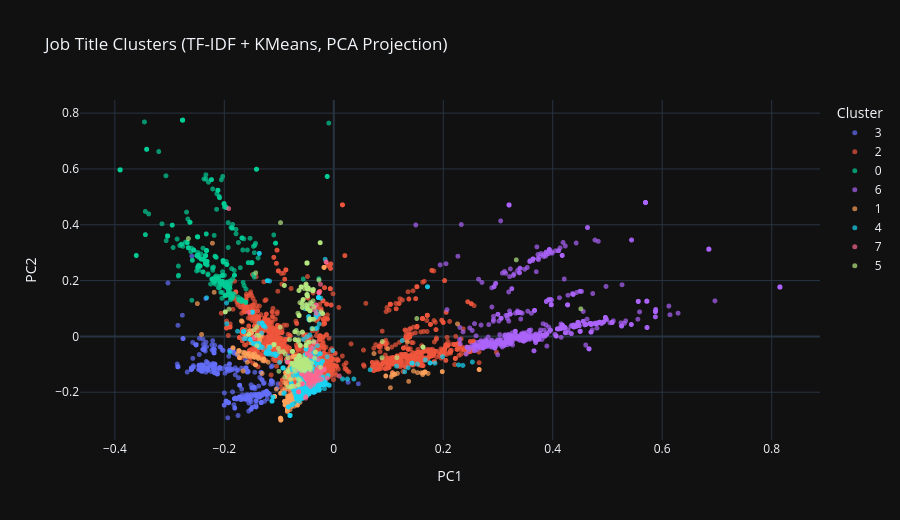

Notebook code for this chart:
### Code cell
# 2-D PCA visualisation
pca  = PCA(n_components=2, random_state=42)
X2d  = pca.fit_transform(X.toarray())

pca_df = pd.DataFrame(X2d, columns=['PC1','PC2'])
pca_df['cluster'] = km.labels_
pca_df['title']   = df_clust['job_title'].values

fig = px.scatter(
    pca_df, x='PC1', y='PC2', color=pca_df['cluster'].astype(str),
    hover_data={'title': True},
    title='Job Title Clusters (TF-IDF + KMeans, PCA Projection)',
    template=PLOTLY_TEMPLATE,
    color_discrete_sequence=px.colors.qualitative.Plotly,
    labels={'color': 'Cluster'}
)
fig.update_traces(marker=dict(size=5, opacity=0.7))
fig.update_layout(height=520)
save_plotly(fig, '02_job_title_clusters')
fig.show()

### Figure 1 — Plotly figure (JSON) as saved in the notebook; plotly's stock layout.template omitted (floating-point values rounded to 4 significant figures; data arrays with more than 128 entries replaced by an {"elided": "..."} marker saying what was removed)
{"data": [{"customdata": {"elided": "799x1 str values"}, "hovertemplate": "Cluster=3<br>PC1=%{x}<br>PC2=%{y}<br>title=%{customdata[0]}<extra></extra>", "legendgroup": "3", "marker": {"color": "#636EFA", "opacity": 0.7, "size": 5, "symbol": "circle"}, "mode": "markers", "name": "3", "showlegend": true, "type": "scattergl", "x": {"elided": "799 float values"}, "xaxis": "x", "y": {"elided": "799 float values"}, "yaxis": "y"}, {"customdata": {"elided": "4718x1 str values"}, "hovertemplate": "Cluster=2<br>PC1=%{x}<br>PC2=%{y}<br>title=%{customdata[0]}<extra></extra>", "legendgroup": "2", "marker": {"color": "#EF553B", "opacity": 0.7, "size": 5, "symbol": "circle"}, "mode": "markers", "name": "2", "showlegend": true, "type": "scattergl", "x": {"elided": "4718 float values"}, "xaxis": "x", "y": {"elided": "4718 float values"}, "yaxis": "y"}, {"customdata": {"elided": "1397x1 str values"}, "hovertemplate": "Cluster=0<br>PC1=%{x}<br>PC2=%{y}<br>title=%{customdata[0]}<extra></extra>", "legendgroup": "0", "marker": {"color": "#00CC96", "opacity": 0.7, "size": 5, "symbol": "circle"}, "mode": "markers", "name": "0", "showlegend": true, "type": "scattergl", "x": {"elided": "1397 float values"}, "xaxis": "x", "y": {"elided": "1397 float values"}, "yaxis": "y"}, {"customdata": {"elided": "1655x1 str values"}, "hovertemplate": "Cluster=6<br>PC1=%{x}<br>PC2=%{y}<br>title=%{customdata[0]}<extra></extra>", "legendgroup": "6", "marker": {"color": "#AB63FA", "opacity": 0.7, "size": 5, "symbol": "circle"}, "mode": "markers", "name": "6", "showlegend": true, "type": "scattergl", "x": {"elided": "1655 float values"}, "xaxis": "x", "y": {"elided": "1655 float values"}, "yaxis": "y"}, {"customdata": {"elided": "695x1 str values"}, "hovertemplate": "Cluster=1<br>PC1=%{x}<br>PC2=%{y}<br>title=%{customdata[0]}<extra></extra>", "legendgroup": "1", "marker": {"color": "#FFA15A", "opacity": 0.7, "size": 5, "symbol": "circle"}, "mode": "markers", "name": "1", "showlegend": true, "type": "scattergl", "x": {"elided": "695 float values"}, "xaxis": "x", "y": {"elided": "695 float values"}, "yaxis": "y"}, {"customdata": {"elided": "1780x1 str values"}, "hovertemplate": "Cluster=4<br>PC1=%{x}<br>PC2=%{y}<br>title=%{customdata[0]}<extra></extra>", "legendgroup": "4", "marker": {"color": "#19D3F3", "opacity": 0.7, "size": 5, "symbol": "circle"}, "mode": "markers", "name": "4", "showlegend": true, "type": "scattergl", "x": {"elided": "1780 float values"}, "xaxis": "x", "y": {"elided": "1780 float values"}, "yaxis": "y"}, {"customdata": {"elided": "389x1 str values"}, "hovertemplate": "Cluster=7<br>PC1=%{x}<br>PC2=%{y}<br>title=%{customdata[0]}<extra></extra>", "legendgroup": "7", "marker": {"color": "#FF6692", "opacity": 0.7, "size": 5, "symbol": "circle"}, "mode": "markers", "name": "7", "showlegend": true, "type": "scattergl", "x": {"elided": "389 float values"}, "xaxis": "x", "y": {"elided": "389 float values"}, "yaxis": "y"}, {"customdata": {"elided": "784x1 str values"}, "hovertemplate": "Cluster=5<br>PC1=%{x}<br>PC2=%{y}<br>title=%{customdata[0]}<extra></extra>", "legendgroup": "5", "marker": {"color": "#B6E880", "opacity": 0.7, "size": 5, "symbol": "circle"}, "mode": "markers", "name": "5", "showlegend": true, "type": "scattergl", "x": {"elided": "784 float values"}, "xaxis": "x", "y": {"elided": "784 float values"}, "yaxis": "y"}], "layout": {"height": 520, "legend": {"title": {"text": "Cluster"}, "tracegroupgap": 0}, "title": {"text": "Job Title Clusters (TF-IDF + KMeans, PCA Projection)"}, "xaxis": {"anchor": "y", "domain": [0.0, 1.0], "title": {"text": "PC1"}}, "yaxis": {"anchor": "x", "domain": [0.0, 1.0], "title": {"text": "PC2"}}}}
